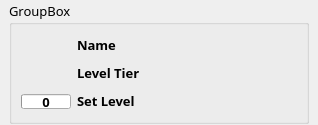
<?xml version="1.0" encoding="UTF-8"?>
<ui version="4.0">
 <class>EquipWidget</class>
 <widget class="QWidget" name="EquipWidget">
  <property name="geometry">
   <rect>
    <x>0</x>
    <y>0</y>
    <width>318</width>
    <height>125</height>
   </rect>
  </property>
  <property name="minimumSize">
   <size>
    <width>300</width>
    <height>0</height>
   </size>
  </property>
  <property name="maximumSize">
   <size>
    <width>318</width>
    <height>125</height>
   </size>
  </property>
  <property name="windowTitle">
   <string>Form</string>
  </property>
  <layout class="QHBoxLayout" name="horizontalLayout">
   <property name="spacing">
    <number>1</number>
   </property>
   <property name="leftMargin">
    <number>1</number>
   </property>
   <property name="topMargin">
    <number>1</number>
   </property>
   <property name="rightMargin">
    <number>1</number>
   </property>
   <property name="bottomMargin">
    <number>1</number>
   </property>
   <item>
    <widget class="QGroupBox" name="groupEquip">
     <property name="minimumSize">
      <size>
       <width>300</width>
       <height>0</height>
      </size>
     </property>
     <property name="maximumSize">
      <size>
       <width>300</width>
       <height>16777215</height>
      </size>
     </property>
     <property name="font">
      <font>
       <family>나눔스퀘어 네오 Regular</family>
       <pointsize>10</pointsize>
      </font>
     </property>
     <property name="title">
      <string>GroupBox</string>
     </property>
     <layout class="QHBoxLayout" name="horizontalLayout_2">
      <item>
       <layout class="QVBoxLayout" name="verticalLayout_3">
        <item>
         <widget class="QLabel" name="lbIcon">
          <property name="minimumSize">
           <size>
            <width>50</width>
            <height>50</height>
           </size>
          </property>
          <property name="maximumSize">
           <size>
            <width>50</width>
            <height>50</height>
           </size>
          </property>
          <property name="text">
           <string/>
          </property>
         </widget>
        </item>
        <item>
         <widget class="QProgressBar" name="barQual">
          <property name="minimumSize">
           <size>
            <width>50</width>
            <height>15</height>
           </size>
          </property>
          <property name="maximumSize">
           <size>
            <width>50</width>
            <height>15</height>
           </size>
          </property>
          <property name="font">
           <font>
            <family>나눔스퀘어 네오 Bold</family>
            <pointsize>10</pointsize>
            <bold>true</bold>
           </font>
          </property>
          <property name="value">
           <number>0</number>
          </property>
          <property name="alignment">
           <set>Qt::AlignCenter</set>
          </property>
          <property name="textVisible">
           <bool>true</bool>
          </property>
          <property name="orientation">
           <enum>Qt::Horizontal</enum>
          </property>
          <property name="invertedAppearance">
           <bool>false</bool>
          </property>
          <property name="format">
           <string>%p</string>
          </property>
         </widget>
        </item>
       </layout>
      </item>
      <item>
       <layout class="QVBoxLayout" name="verticalLayout_2">
        <item>
         <widget class="QLabel" name="lbName">
          <property name="font">
           <font>
            <family>나눔스퀘어 네오 Bold</family>
            <pointsize>10</pointsize>
            <bold>true</bold>
           </font>
          </property>
          <property name="text">
           <string>Name</string>
          </property>
         </widget>
        </item>
        <item>
         <widget class="QLabel" name="lbLevelTier">
          <property name="font">
           <font>
            <family>나눔스퀘어 네오 Bold</family>
            <pointsize>10</pointsize>
            <bold>true</bold>
           </font>
          </property>
          <property name="text">
           <string>Level Tier</string>
          </property>
         </widget>
        </item>
        <item>
         <widget class="QLabel" name="lbSetLevel">
          <property name="font">
           <font>
            <family>나눔스퀘어 네오 Bold</family>
            <pointsize>10</pointsize>
            <bold>true</bold>
           </font>
          </property>
          <property name="text">
           <string>Set Level</string>
          </property>
         </widget>
        </item>
       </layout>
      </item>
     </layout>
    </widget>
   </item>
  </layout>
 </widget>
 <resources/>
 <connections/>
</ui>
